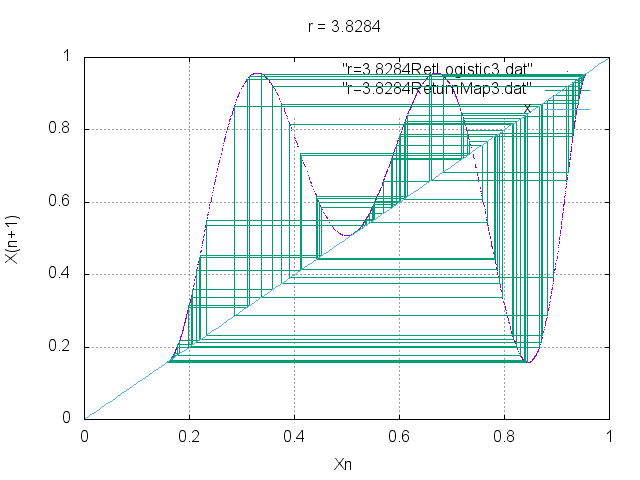

This figure's gnuplot source:
set grid
set title "r = 3.8284"
set xrange [0:1]
set yrange [0:1]
set xlabel "Xn"
set ylabel "X(n+1)"
plot "r=3.8284RetLogistic3.dat" with points pt 0.5 ps 0.2,"r=3.8284ReturnMap3.dat" with lines,x with lines
pause 2
set terminal png
set output "r=3.8284ReturnMap3.png"
replot
set terminal x11